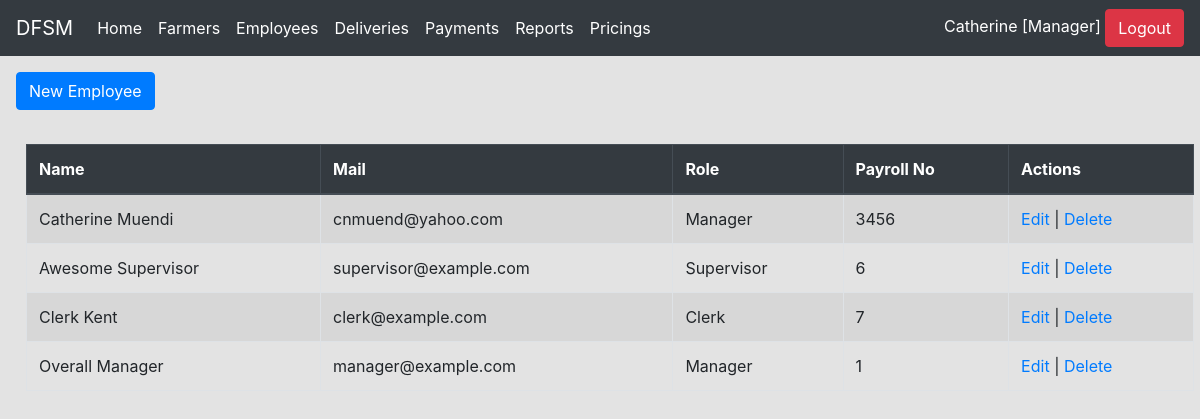
/employees/index.php (signed in), run on the app's committed database.
### tables this page shows
CREATE TABLE `employees` (
  `id` int(11) NOT NULL,
  `e_name` varchar(50) NOT NULL,
  `e_mail` varchar(50) DEFAULT NULL,
  `username` varchar(50) NOT NULL,
  `e_pass` varchar(50) NOT NULL,
  `e_role` varchar(50) DEFAULT NULL,
  `e_payroll_no` varchar(50) NOT NULL
);

### employees/index.php (the view, shortened to what this page needs)
<?php
include '../incl/header.incl.php';
include '../incl/conn.incl.php';
?><a class="btn btn-large btn-primary" href="add.php"><i class="icon-plus icon-white"></i>New Employee</a><br/><br/>
<table style="margin:10px;"class='table table-hover table-striped table-condensed table-bordered'>
    <thead class="thead-dark"><tr>
        <th> Name</th>
        <th> Mail</th>
        <th> Role</th>
        <th> Payroll No</th>
        <th>Actions</th></tr> </thead><tbody>
        <?php
    $result = mysqli_query($conn,"SELECT * FROM `employees`") or trigger_error(mysqli_error($conn));
    while($row = mysqli_fetch_array($result)){
    foreach($row AS $key => $value) { $row[$key] = stripslashes($value); }
    echo "<tr>";
        echo "<td>" . nl2br( $row['e_name']) . "</td>";
        echo "<td>" . nl2br( $row['e_mail']) . "</td>";
        echo "<td>" . nl2br( $row['e_role']) . "</td>";
        echo "<td>" . nl2br( $row['e_payroll_no']) . "</td>";
        echo "<td><a href=edit.php?e_payroll_no={$row['e_payroll_no']}>Edit</a> | <a href=delete.php?e_payroll_no={$row['e_payroll_no']}>Delete</a></td> ";
        echo "</tr>";
    }
    echo "</tbody></table>";
 include '../incl/footer.incl.php';
?>

### data on the page
employees: e_name "Catherine Muendi", e_mail "cnmuend@yahoo.com", e_role "Manager", e_payroll_no "3456"
employees: e_name "Awesome Supervisor", e_mail "supervisor@example.com", e_role "Supervisor", e_payroll_no "6"
employees: e_name "Clerk Kent", e_mail "clerk@example.com", e_role "Clerk", e_payroll_no "7"
employees: e_name "Overall Manager", e_mail "manager@example.com", e_role "Manager", e_payroll_no "1"

### other printed values
$singlename "Catherine"
$current_user['role'] "Manager"
